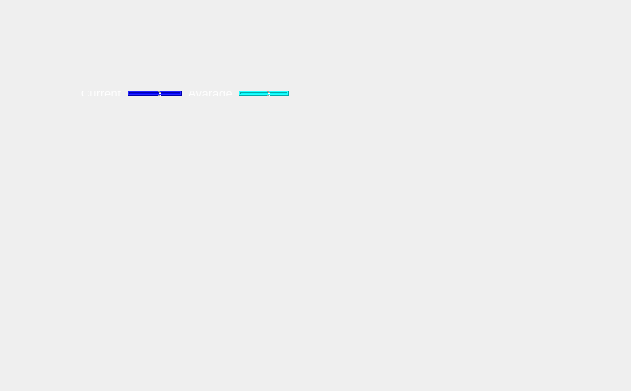
<?xml version="1.0" encoding="UTF-8"?>
<ui version="4.0">
 <class>TypeOMeterWidget</class>
 <widget class="QWidget" name="TypeOMeterWidget">
  <property name="geometry">
   <rect>
    <x>0</x>
    <y>0</y>
    <width>631</width>
    <height>391</height>
   </rect>
  </property>
  <property name="windowTitle">
   <string>TypeOMeterWidget</string>
  </property>
  <property name="styleSheet">
   <string notr="true">QLabel{
color: rgb(255, 255, 255);
}

QLCDNumber{
	color: rgb(255, 0, 0);
}</string>
  </property>
  <widget class="QWidget" name="layoutWidget">
   <property name="geometry">
    <rect>
     <x>70</x>
     <y>80</y>
     <width>230</width>
     <height>27</height>
    </rect>
   </property>
   <layout class="QHBoxLayout" name="horizontalLayout_3">
    <item>
     <layout class="QHBoxLayout" name="horizontalLayout">
      <item>
       <widget class="QLabel" name="label">
        <property name="sizePolicy">
         <sizepolicy hsizetype="Minimum" vsizetype="Minimum">
          <horstretch>0</horstretch>
          <verstretch>0</verstretch>
         </sizepolicy>
        </property>
        <property name="styleSheet">
         <string notr="true"/>
        </property>
        <property name="text">
         <string>Current</string>
        </property>
       </widget>
      </item>
      <item>
       <widget class="QLCDNumber" name="currentAPMLcdNumber">
        <property name="styleSheet">
         <string notr="true">background-color: rgb(0, 0, 255)</string>
        </property>
        <property name="smallDecimalPoint">
         <bool>false</bool>
        </property>
       </widget>
      </item>
     </layout>
    </item>
    <item>
     <layout class="QHBoxLayout" name="horizontalLayout_2">
      <item>
       <widget class="QLabel" name="label_2">
        <property name="sizePolicy">
         <sizepolicy hsizetype="Minimum" vsizetype="Minimum">
          <horstretch>0</horstretch>
          <verstretch>0</verstretch>
         </sizepolicy>
        </property>
        <property name="text">
         <string>Avarage</string>
        </property>
       </widget>
      </item>
      <item>
       <widget class="QLCDNumber" name="totalAPMLcdNumber">
        <property name="styleSheet">
         <string notr="true">background-color: rgb(0, 255, 255);</string>
        </property>
        <property name="smallDecimalPoint">
         <bool>false</bool>
        </property>
       </widget>
      </item>
     </layout>
    </item>
   </layout>
  </widget>
 </widget>
 <layoutdefault spacing="6" margin="11"/>
 <resources/>
 <connections/>
</ui>
